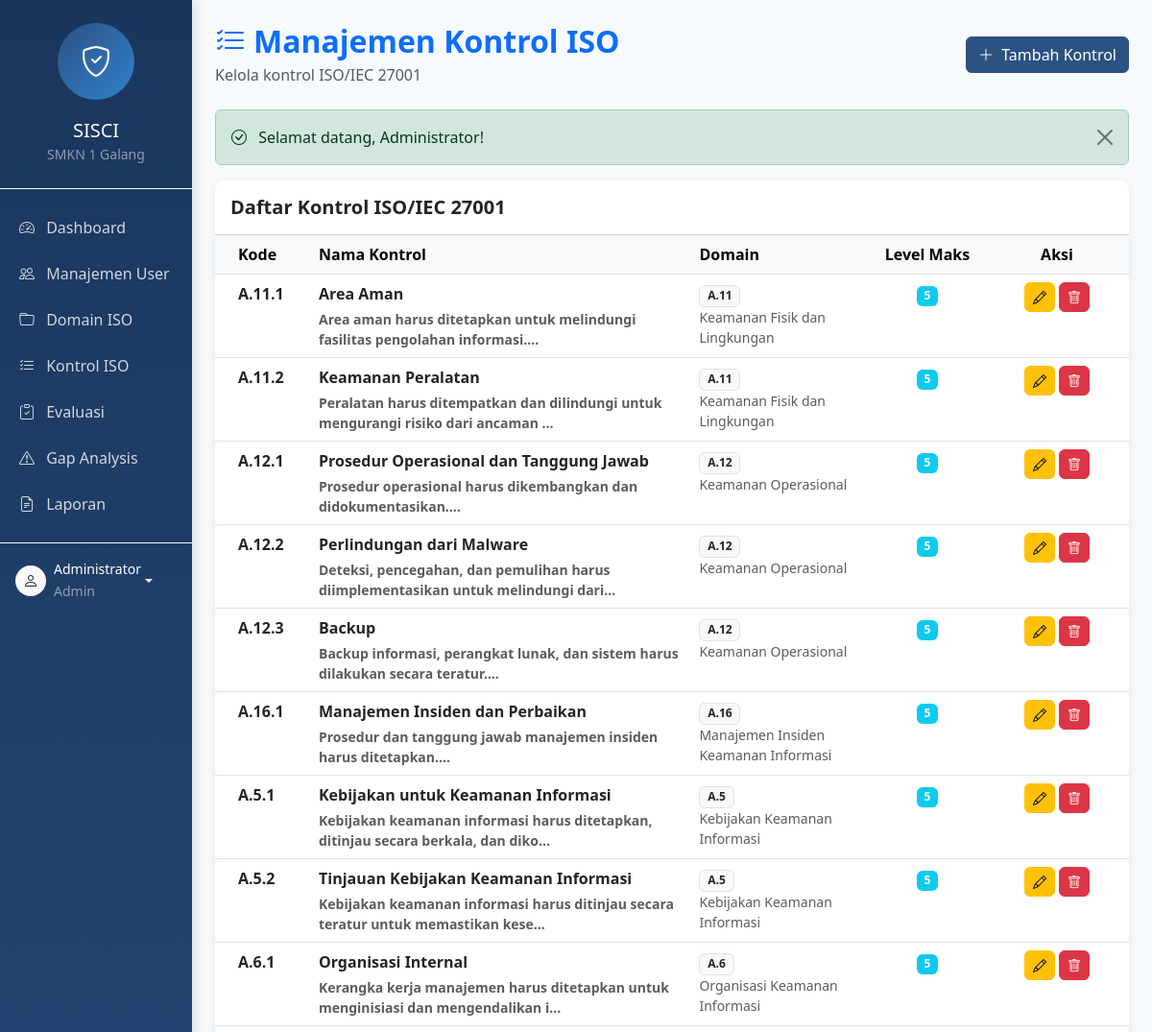
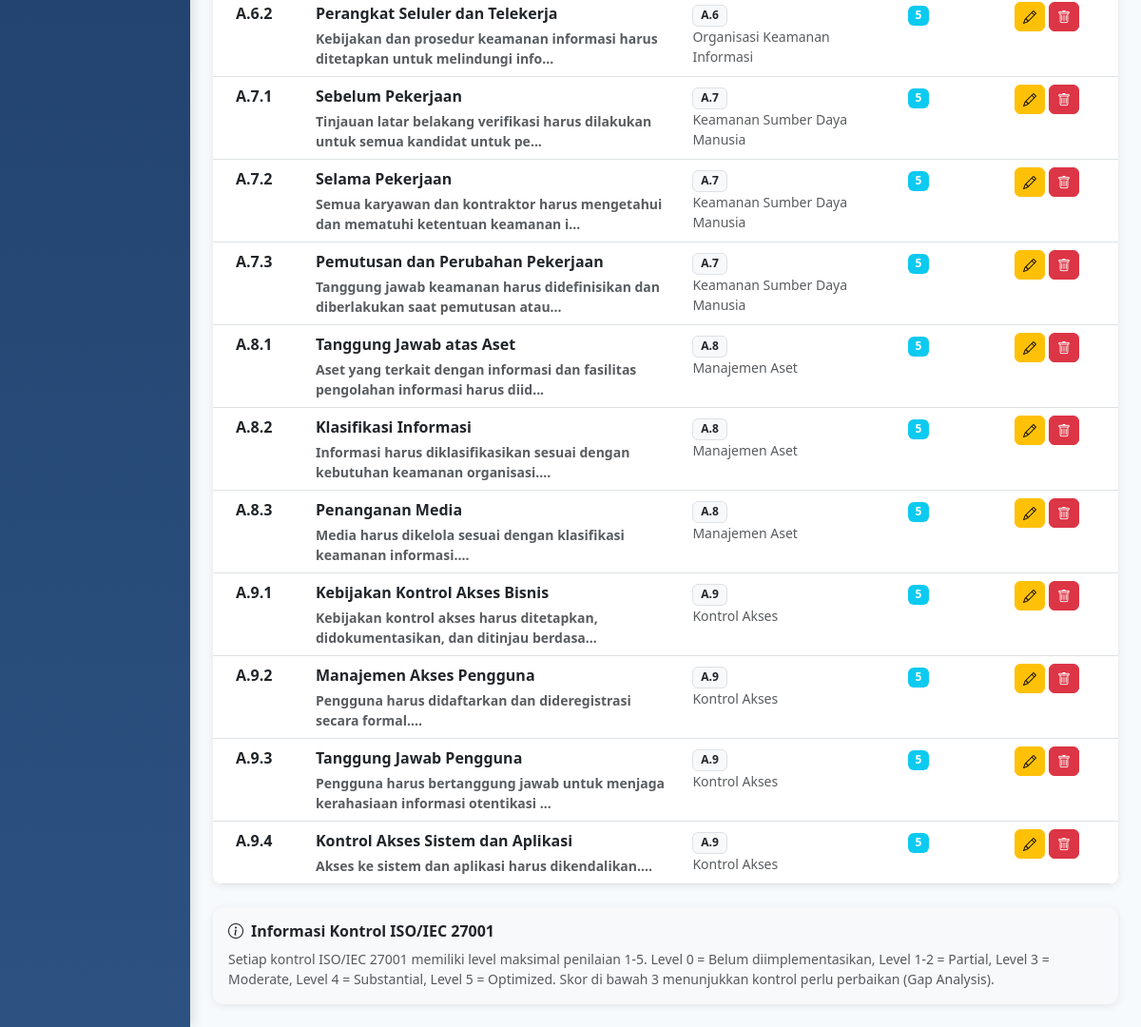
/index.php?page=kontrol (signed in), run on the app's committed database (2 pictures, top to bottom).
### tables this page shows
CREATE TABLE kontrol_iso (
    id INT AUTO_INCREMENT PRIMARY KEY COMMENT 'ID unik kontrol',
    domain_id INT NOT NULL COMMENT 'ID domain (FK ke domain_iso)',
    kode_kontrol VARCHAR(30) NOT NULL COMMENT 'Kode kontrol (contoh: A.5.1, A.5.2)',
    nama_kontrol VARCHAR(255) NOT NULL COMMENT 'Nama/judul kontrol',
    deskripsi TEXT COMMENT 'Deskripsi detail kontrol',
    level_maksimal INT DEFAULT 5 COMMENT 'Level maksimal penilaian (default 5)',
    created_at TIMESTAMP DEFAULT CURRENT_TIMESTAMP COMMENT 'Waktu pembuatan',
    updated_at TIMESTAMP DEFAULT CURRENT_TIMESTAMP ON UPDATE CURRENT_TIMESTAMP COMMENT 'Waktu terakhir update',
    
    FOREIGN KEY (domain_id) REFERENCES domain_iso(id) ON DELETE CASCADE ON UPDATE CASCADE,
    INDEX idx_domain (domain_id),
    INDEX idx_kode_kontrol (kode_kontrol)
);

CREATE TABLE domain_iso (
    id INT AUTO_INCREMENT PRIMARY KEY COMMENT 'ID unik domain',
    kode_domain VARCHAR(20) NOT NULL UNIQUE COMMENT 'Kode domain ISO (contoh: A.5, A.6)',
    nama_domain VARCHAR(200) NOT NULL COMMENT 'Nama domain/kategori',
    deskripsi TEXT COMMENT 'Deskripsi detail domain',
    created_at TIMESTAMP DEFAULT CURRENT_TIMESTAMP COMMENT 'Waktu pembuatan',
    updated_at TIMESTAMP DEFAULT CURRENT_TIMESTAMP ON UPDATE CURRENT_TIMESTAMP COMMENT 'Waktu terakhir update',
    
    INDEX idx_kode (kode_domain)
);

### controllers/KontrolController.php (called while the page is built, shortened)
<?php
require_once __DIR__ . '/../models/KontrolModel.php';
class KontrolController {
    private $kontrolModel;
    public function __construct() {
        $this->kontrolModel = new KontrolModel();
    }
    public function index() {
        $kontrols = $this->kontrolModel->getAll();
        include __DIR__ . '/../views/kontrol/index.php';
    }
}

### config/config.php (called while the page is built, shortened)
<?php
function getSuccess() {
    if (isset($_SESSION['success'])) {
        $success = $_SESSION['success'];
        return $success;
    }
    return null;
}

### config/database.php (called while the page is built, shortened)
<?php
class Database {
    private static $instance = null;
    public static function getInstance() {
        if (self::$instance === null) {
            try {
                $dsn = "mysql:host=" . DB_HOST . ";dbname=" . DB_NAME . ";charset=" . DB_CHARSET;
                $options = [
                    PDO::ATTR_ERRMODE => PDO::ERRMODE_EXCEPTION,
                    PDO::ATTR_DEFAULT_FETCH_MODE => PDO::FETCH_ASSOC,
                    PDO::ATTR_EMULATE_PREPARES => false,
                ];
                self::$instance = new PDO($dsn, DB_USER, DB_PASS, $options);
            } catch (PDOException $e) {
                error_log("Koneksi Database Gagal: " . $e->getMessage());
                die("Terjadi kesalahan koneksi database. Silakan coba lagi nanti.");
            }
        }
        return self::$instance;
    }
}
function getDB() {
    return Database::getInstance();
}

### models/KontrolModel.php (called while the page is built, shortened)
<?php
require_once __DIR__ . '/../config/database.php';
class KontrolModel {
    private $db;
    public function __construct() {
        $this->db = getDB();
    }
    public function getAll() {
        $stmt = $this->db->query("
            SELECT k.*, d.kode_domain, d.nama_domain
            FROM kontrol_iso k
            JOIN domain_iso d ON k.domain_id = d.id
            ORDER BY d.kode_domain ASC, k.kode_kontrol ASC
        ");
        return $stmt->fetchAll();
    }
}

### views/kontrol/index.php (the view, shortened to what this page needs)
<?php
include __DIR__ . '/../layouts/header.php';
?>
<div class="container-fluid">
    <div class="row">
        <?php include __DIR__ . '/../layouts/sidebar.php'; ?>
        <div class="col-md-9 col-lg-10 main-content p-4">
            <div class="d-flex justify-content-between align-items-center mb-4">
                <div>
                    <h2 class="fw-bold text-primary mb-1">
                        <i class="bi bi-list-check me-2"></i>Manajemen Kontrol ISO
                    </h2>
                    <p class="text-muted mb-0">Kelola kontrol ISO/IEC 27001</p>
                </div>
                <a href="<?php echo BASE_URL; ?>index.php?page=kontrol&action=create" class="btn btn-primary">
                    <i class="bi bi-plus-lg me-1"></i>
                    Tambah Kontrol
                </a>
            </div>
            <?php if ($success = getSuccess()): ?>
                <div class="alert alert-success alert-dismissible fade show" role="alert">
                    <i class="bi bi-check-circle me-2"></i>
                    <?php echo $success; ?>
                    <button type="button" class="btn-close" data-bs-dismiss="alert"></button>
                </div>
            <?php endif; ?>
            <div class="card table-container">
                <div class="card-header bg-white py-3">
                    <h5 class="fw-bold mb-0">Daftar Kontrol ISO/IEC 27001</h5>
                </div>
                <div class="table-responsive">
                    <table class="table table-hover mb-0">
                        <thead class="table-light">
                            <tr>
                                <th class="px-4" style="width: 100px;">Kode</th>
                                <th>Nama Kontrol</th>
                                <th>Domain</th>
                                <th class="text-center" style="width: 120px;">Level Maks</th>
                                <th class="text-center" style="width: 150px;">Aksi</th>
                            </tr>
                        </thead>
                        <tbody>
                            <?php if (empty($kontrols)): ?>
                            <tr>
                                <td colspan="5" class="text-center py-4 text-muted">
                                    <i class="bi bi-inbox fs-3 d-block mb-2"></i>
                                    Tidak ada data kontrol
                                </td>
                            </tr>
                            <?php else: ?>
                                <?php foreach ($kontrols as $kontrol): ?>
                                <tr>
                                    <td class="px-4 fw-bold"><?php echo $kontrol['kode_kontrol']; ?></td>
                                    <td class="fw-semibold">
                                        <?php echo $kontrol['nama_kontrol']; ?>
                                        <?php if (!empty($kontrol['deskripsi'])): ?>
                                            <small class="d-block text-muted mt-1">
                                                <?php echo substr(strip_tags($kontrol['deskripsi']), 0, 80) . '...'; ?>
                                            </small>
                                        <?php endif; ?>
                                    </td>
                                    <td>
                                        <span class="badge bg-light text-dark border">
                                            <?php echo $kontrol['kode_domain']; ?>
                                        </span>
                                        <small class="d-block text-muted"><?php echo $kontrol['nama_domain']; ?></small>
                                    </td>
                                    <td class="text-center">
                                        <span class="badge bg-info"><?php echo $kontrol['level_maksimal']; ?></span>
                                    </td>
                                    <td class="text-center">
                                        <a href="<?php echo BASE_URL; ?>index.php?page=kontrol&action=edit&id=<?php echo $kontrol['id']; ?>"
                                           class="btn btn-sm btn-warning" title="Edit">
                                            <i class="bi bi-pencil"></i>
                                        </a>
                                        <form action="<?php echo BASE_URL; ?>index.php?page=kontrol&action=delete"
                                              method="POST"
                                              class="d-inline"
                                              onsubmit="return confirmDelete('Apakah Anda yakin ingin menghapus kontrol ini? Evaluasi terkait juga akan terhapus.')">
                                            <button type="submit" class="btn btn-sm btn-danger" title="Hapus">
                                                <i class="bi bi-trash"></i>
                                            </button>
                                        </form>
                                    </td>
                                </tr>
                                <?php endforeach; ?>
                            <?php endif; ?>
                        </tbody>
                    </table>
                </div>
            </div>
            <div class="card mt-4 bg-light border-0">
                <div class="card-body">
                    <h6 class="fw-bold mb-2">
                        <i class="bi bi-info-circle me-2"></i>Informasi Kontrol ISO/IEC 27001
                    </h6>
                    <p class="text-muted mb-0 small">
                        Setiap kontrol ISO/IEC 27001 memiliki level maksimal penilaian 1-5.
                        Level 0 = Belum diimplementasikan, Level 1-2 = Partial, Level 3 = Moderate,
                        Level 4 = Substantial, Level 5 = Optimized.
                        Skor di bawah 3 menunjukkan kontrol perlu perbaikan (Gap Analysis).
                    </p>
                </div>
            </div>
        </div>
    </div>
</div>
<?php
include __DIR__ . '/../layouts/footer.php';

### views/layouts/header.php (style rules this page uses)
:root { --primary-color: #2c5282; --secondary-color: #4a5568; --success-color: #38a169; --info-color: #3182ce; --warning-color: #d69e2e; --danger-color: #e53e3e; --light-bg: #f7fafc; }
body { font-family: 'Segoe UI', Tahoma, Geneva, Verdana, sans-serif; background-color: var(--light-bg); }
.card { border: none; border-radius: 10px; box-shadow: 0 2px 8px rgba(0,0,0,0.08); transition: transform 0.2s ease, box-shadow 0.2s ease; }
.table-container { background: #fff; border-radius: 10px; box-shadow: 0 2px 8px rgba(0,0,0,0.08); overflow: hidden; }
.btn { border-radius: 6px; font-weight: 500; transition: all 0.3s ease; }
.btn-primary { background-color: var(--primary-color); border-color: var(--primary-color); }

### data on the page
kontrol_iso: kode_kontrol "A.11.1", nama_kontrol "Area Aman", deskripsi "Area aman harus ditetapkan untuk melindungi fasilitas pengolahan informasi.", domain.kode_domain "A.11", domain.nama_domain "Keamanan Fisik dan Lingkungan", level_maksimal "5"
kontrol_iso: kode_kontrol "A.11.2", nama_kontrol "Keamanan Peralatan", deskripsi "Peralatan harus ditempatkan dan dilindungi untuk mengurangi risiko dari ancaman", domain.kode_domain "A.11", domain.nama_domain "Keamanan Fisik dan Lingkungan", level_maksimal "5"
kontrol_iso: kode_kontrol "A.12.1", nama_kontrol "Prosedur Operasional dan Tanggung Jawab", deskripsi "Prosedur operasional harus dikembangkan dan didokumentasikan.", domain.kode_domain "A.12", domain.nama_domain "Keamanan Operasional", level_maksimal "5"
kontrol_iso: kode_kontrol "A.12.2", nama_kontrol "Perlindungan dari Malware", deskripsi "Deteksi, pencegahan, dan pemulihan harus diimplementasikan untuk melindungi dari", domain.kode_domain "A.12", domain.nama_domain "Keamanan Operasional", level_maksimal "5"
kontrol_iso: kode_kontrol "A.12.3", nama_kontrol "Backup", deskripsi "Backup informasi, perangkat lunak, dan sistem harus dilakukan secara teratur.", domain.kode_domain "A.12", domain.nama_domain "Keamanan Operasional", level_maksimal "5"
kontrol_iso: kode_kontrol "A.16.1", nama_kontrol "Manajemen Insiden dan Perbaikan", deskripsi "Prosedur dan tanggung jawab manajemen insiden harus ditetapkan.", domain.kode_domain "A.16", domain.nama_domain "Manajemen Insiden Keamanan Informasi", level_maksimal "5"
kontrol_iso: kode_kontrol "A.5.1", nama_kontrol "Kebijakan untuk Keamanan Informasi", deskripsi "Kebijakan keamanan informasi harus ditetapkan, ditinjau secara berkala, dan diko", domain.kode_domain "A.5", domain.nama_domain "Kebijakan Keamanan Informasi", level_maksimal "5"
kontrol_iso: kode_kontrol "A.5.2", nama_kontrol "Tinjauan Kebijakan Keamanan Informasi", deskripsi "Kebijakan keamanan informasi harus ditinjau secara teratur untuk memastikan kese", domain.kode_domain "A.5", domain.nama_domain "Kebijakan Keamanan Informasi", level_maksimal "5"
kontrol_iso: kode_kontrol "A.6.1", nama_kontrol "Organisasi Internal", deskripsi "Kerangka kerja manajemen harus ditetapkan untuk menginisiasi dan mengendalikan i", domain.kode_domain "A.6", domain.nama_domain "Organisasi Keamanan Informasi", level_maksimal "5"
kontrol_iso: kode_kontrol "A.6.2", nama_kontrol "Perangkat Seluler dan Telekerja", deskripsi "Kebijakan dan prosedur keamanan informasi harus ditetapkan untuk melindungi info", domain.kode_domain "A.6", domain.nama_domain "Organisasi Keamanan Informasi", level_maksimal "5"
kontrol_iso: kode_kontrol "A.7.1", nama_kontrol "Sebelum Pekerjaan", deskripsi "Tinjauan latar belakang verifikasi harus dilakukan untuk semua kandidat untuk pe", domain.kode_domain "A.7", domain.nama_domain "Keamanan Sumber Daya Manusia", level_maksimal "5"
kontrol_iso: kode_kontrol "A.7.2", nama_kontrol "Selama Pekerjaan", deskripsi "Semua karyawan dan kontraktor harus mengetahui dan mematuhi ketentuan keamanan i", domain.kode_domain "A.7", domain.nama_domain "Keamanan Sumber Daya Manusia", level_maksimal "5"
kontrol_iso: kode_kontrol "A.7.3", nama_kontrol "Pemutusan dan Perubahan Pekerjaan", deskripsi "Tanggung jawab keamanan harus didefinisikan dan diberlakukan saat pemutusan atau", domain.kode_domain "A.7", domain.nama_domain "Keamanan Sumber Daya Manusia", level_maksimal "5"
kontrol_iso: kode_kontrol "A.8.1", nama_kontrol "Tanggung Jawab atas Aset", deskripsi "Aset yang terkait dengan informasi dan fasilitas pengolahan informasi harus diid", domain.kode_domain "A.8", domain.nama_domain "Manajemen Aset", level_maksimal "5"
kontrol_iso: kode_kontrol "A.8.2", nama_kontrol "Klasifikasi Informasi", deskripsi "Informasi harus diklasifikasikan sesuai dengan kebutuhan keamanan organisasi.", domain.kode_domain "A.8", domain.nama_domain "Manajemen Aset", level_maksimal "5"
kontrol_iso: kode_kontrol "A.8.3", nama_kontrol "Penanganan Media", deskripsi "Media harus dikelola sesuai dengan klasifikasi keamanan informasi.", domain.kode_domain "A.8", domain.nama_domain "Manajemen Aset", level_maksimal "5"
kontrol_iso: kode_kontrol "A.9.1", nama_kontrol "Kebijakan Kontrol Akses Bisnis", deskripsi "Kebijakan kontrol akses harus ditetapkan, didokumentasikan, dan ditinjau berdasa", domain.kode_domain "A.9", domain.nama_domain "Kontrol Akses", level_maksimal "5"
kontrol_iso: kode_kontrol "A.9.2", nama_kontrol "Manajemen Akses Pengguna", deskripsi "Pengguna harus didaftarkan dan dideregistrasi secara formal.", domain.kode_domain "A.9", domain.nama_domain "Kontrol Akses", level_maksimal "5"
kontrol_iso: kode_kontrol "A.9.3", nama_kontrol "Tanggung Jawab Pengguna", deskripsi "Pengguna harus bertanggung jawab untuk menjaga kerahasiaan informasi otentikasi", domain.kode_domain "A.9", domain.nama_domain "Kontrol Akses", level_maksimal "5"
kontrol_iso: kode_kontrol "A.9.4", nama_kontrol "Kontrol Akses Sistem dan Aplikasi", deskripsi "Akses ke sistem dan aplikasi harus dikendalikan.", domain.kode_domain "A.9", domain.nama_domain "Kontrol Akses", level_maksimal "5"

### other printed values
$currentUser['nama'] "Administrator"
$currentUser['role'] "Admin"
$success "Selamat datang, Administrator!"
